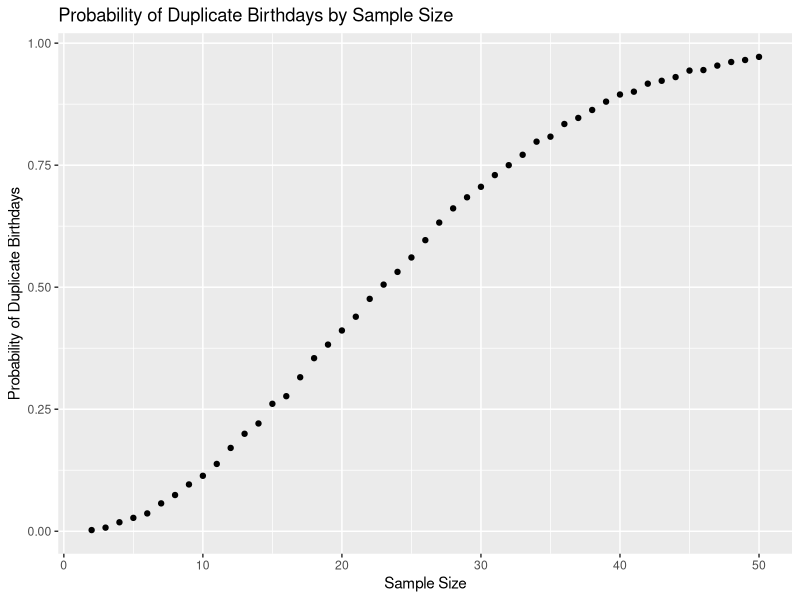

This figure's R source:
## ---- chunk 1
library(tidyverse)

## ---- chunk 2
dup_bdays = function(samp_size) {
  bday_vec <- sample(c(1:365), size = samp_size, replace = TRUE)

  if (n_distinct(bday_vec) < samp_size) {
    return(TRUE)
  } else {
    return(FALSE)
  } 
  
}


## ---- chunk 3

prob_by_size <- c()

for (sample_size in 2:50){
  num_dups = 0
  for (iteration in 1:10000) {
    if (dup_bdays(sample_size))
      num_dups = num_dups + 1
  }
  
  avg_prob = num_dups / 10000
  
  prob_by_size = append(prob_by_size, values = avg_prob)
}

dup_bday_tbl <-
  tibble(
    sample_size = 2:50,
    avg_prob = prob_by_size
  )

## ---- chunk 4
dup_bday_tbl %>% 
  ggplot(aes(x = sample_size, y = avg_prob)) +
  geom_point() +
  xlab("Sample Size") +
  ylab("Probability of Duplicate Birthdays") +
  ggtitle("Probability of Duplicate Birthdays by Sample Size")


## ---- chunk 5
n <- 30
sigma <- 5
pop_param <- 0

x_bar_vec <- c()
p_val_vec <- c()

for (iter in 1:5000) {
  rand_samp <- rnorm(n, pop_param, sigma)
  x_bar <- mean(rand_samp)
  x_bar_vec = append(x_bar_vec, values = x_bar)
  
  p_val <- 
    t.test(rand_samp, mu = pop_param, conf.level = 0.95) %>%
    broom::tidy() %>% 
    pull(p.value)
    
  p_val_vec = append(p_val_vec, values = p_val)
  
}

t_test_results <- tibble(
  samp_avg <- x_bar_vec,
  p_val <- p_val_vec
)


## ---- chunk 6


t.test(c(3, 4, 5, 2), mu = 0) %>% 
  broom::tidy() %>% 
  pull(p.value)
